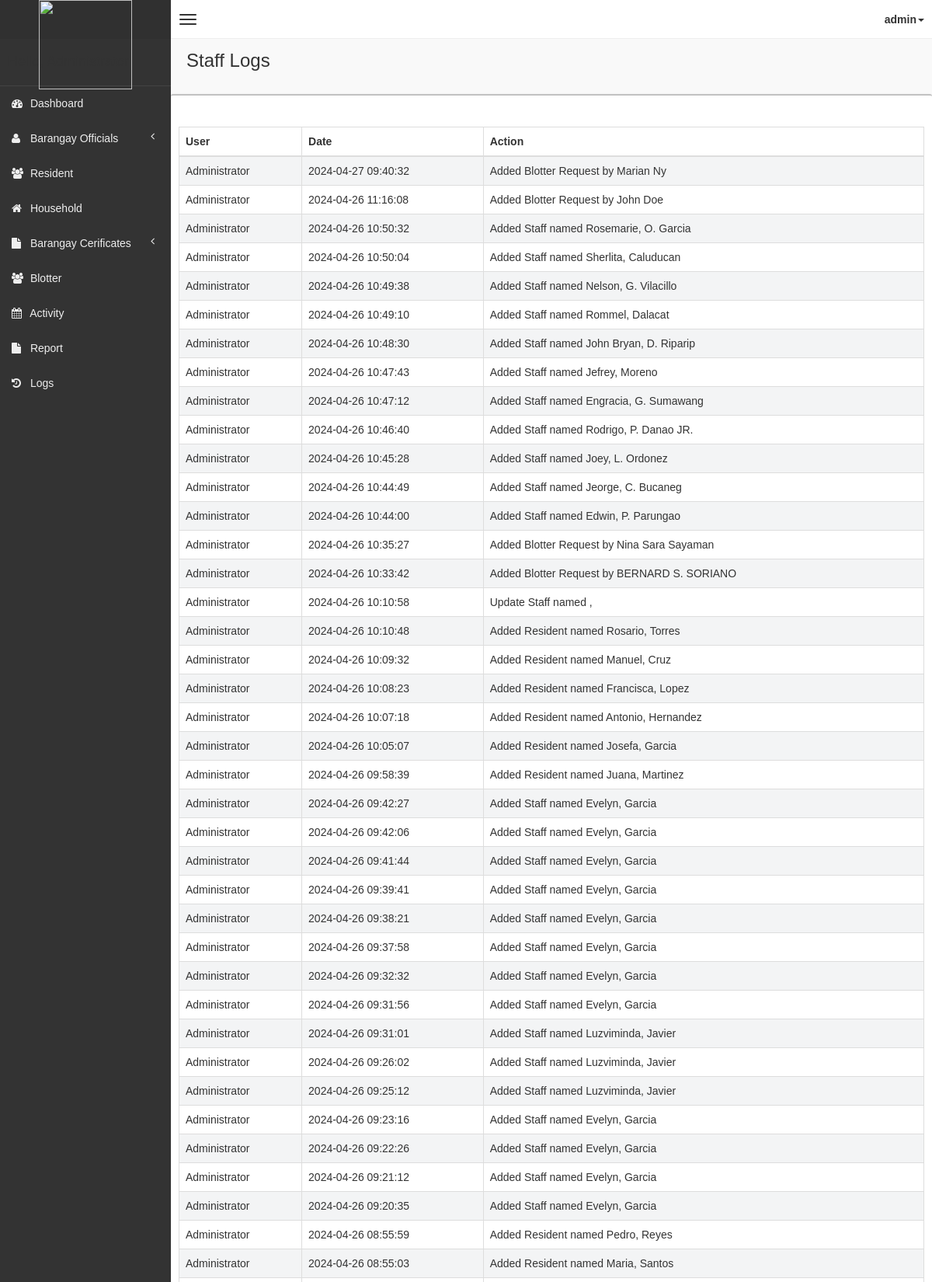
Screenshot of /pages/logs/logs.php (signed in, upper part) with the database file from the repository.
### tables this page shows
CREATE TABLE `tbllogs` (
  `id` int(11) NOT NULL,
  `user` varchar(50) NOT NULL,
  `logdate` datetime NOT NULL,
  `action` text NOT NULL
);

### pages/logs/logs.php (the view, shortened to what this page needs)
<!DOCTYPE html>
<html>
<?php
if (!isset($_SESSION['role'])) {
    header("Location: ../../login.php");
} else {
    include('../head_css.php'); ?>
    <body class="skin-black">
        <?php
        include "../connection.php";
        ?>
        <?php include('../header.php'); ?>
        <div class="wrapper row-offcanvas row-offcanvas-left">
            <?php include('../sidebar-left.php'); ?>
            <aside class="right-side">
                <section class="content-header">
                    <h1>
                        Staff Logs
                    </h1>
                </section>
                <section class="content">
                    <div class="row">
                        <div class="box">
                            <div class="box-header">
                                <div style="padding:10px;">
                                </div>
                            </div>
                            <div class="box-body table-responsive">
                                <form method="post">
                                    <table id="table" class="table table-bordered table-striped">
                                        <thead>
                                            <tr>
                                                <th>User</th>
                                                <th>Date</th>
                                                <th>Action</th>
                                            </tr>
                                        </thead>
                                        <tbody>
                                            <?php
                                            $squery = mysqli_query($con, "select * from tbllogs order by logdate desc");
                                            while ($row = mysqli_fetch_array($squery)) {
                                                echo '
                                                    <tr>
                                                        <td>' . $row['user'] . '</td>
                                                        <td>' . $row['logdate'] . '</td>
                                                        <td>' . $row['action'] . '</td>
                                                    </tr>
                                                    ';
                                            }
                                            ?>
                                        </tbody>
                                    </table>
                                </form>
                            </div>
                        </div>
                    </div>
                </section>
            </aside>
        </div>
    <?php }
include "../footer.php"; ?>
    </body>
</html>

### css/AdminLTE.css (style rules this page uses)
html, body { overflow-x: hidden !important; font-family: "Source Sans Pro", sans-serif; -webkit-font-smoothing: antialiased; min-height: 100%; background: #f9f9f9; }
.wrapper { min-height: 100%; }
.wrapper:before, .wrapper:after { display: table; content: " "; }
.wrapper:after { clear: both; }
.right-side, .left-side { min-height: 100%; display: block; }
.right-side { background-color: #f9f9f9; margin-left: 220px; }
.content { padding: 20px 15px; background: #f9f9f9; }
h1, h2, h3, h4, h5, h6, .h1, .h2, .h3, .h4, .h5, .h6 { font-family: "Source Sans Pro", sans-serif; }
.table-striped > tbody > tr:nth-child(odd) > td, .table-striped > tbody > tr:nth-child(odd) > th { background-color: #f3f4f5; }
.right-side > .content-header { position: relative; padding: 15px 15px 10px 20px; }
.right-side > .content-header > h1 { margin: 0; font-size: 24px; }
.box { position: relative; background: #ffffff; border-top: 2px solid #c1c1c1; margin-bottom: 20px; -webkit-border-radius: 3px; -moz-border-radius: 3px; border-radius: 3px; width: 100%; box-shadow: 0px 1px 3px rgba(0, 0, 0, 0.1); }
.box .box-header { position: relative; -webkit-border-top-left-radius: 3px; -webkit-border-top-right-radius: 3px; -webkit-border-bottom-right-radius: 0; -webkit-border-bottom-left-radius: 0; -moz-border-radius-topleft: 3px; -moz-border-radius-topright: 3px; -moz-border-radius-bottomright: 0; -moz-border-radius-bottomleft: 0; border-top-left-radius: 3px; border-top-right-radius: 3px; border-bottom-right-radius: 0; border-bottom-left-radius: 0; border-bottom: 0px solid #f4f4f4; color: #444; padding-bottom: 10px; }
.box .box-header:before, .box .box-header:after { display: table; content: " "; }
.box .box-header:after { clear: both; }
.box .box-body { padding: 10px; -webkit-border-top-left-radius: 0; -webkit-border-top-right-radius: 0; -webkit-border-bottom-right-radius: 3px; -webkit-border-bottom-left-radius: 3px; -moz-border-radius-topleft: 0; -moz-border-radius-topright: 0; -moz-border-radius-bottomright: 3px; -moz-border-radius-bottomleft: 3px; border-top-left-radius: 0; border-top-right-radius: 0; border-bottom-right-radius: 3px; border-bottom-left-radius: 3px; }
.box .box-body .table { margin-bottom: 0; }
.skin-black .right-side > .content-header { background: transparent; box-shadow: none; }

### rows the page displays
tbllogs: user "Administrator", logdate "2024-04-27 09:40:32", action "Added Blotter Request by Marian Ny"
tbllogs: user "Administrator", logdate "2024-04-26 11:16:08", action "Added Blotter Request by John Doe"
tbllogs: user "Administrator", logdate "2024-04-26 10:50:32", action "Added Staff named Rosemarie, O. Garcia"
tbllogs: user "Administrator", logdate "2024-04-26 10:50:04", action "Added Staff named Sherlita, Caluducan"
tbllogs: user "Administrator", logdate "2024-04-26 10:49:38", action "Added Staff named Nelson, G. Vilacillo"
tbllogs: user "Administrator", logdate "2024-04-26 10:49:10", action "Added Staff named Rommel, Dalacat"
tbllogs: user "Administrator", logdate "2024-04-26 10:48:30", action "Added Staff named John Bryan, D. Riparip"
tbllogs: user "Administrator", logdate "2024-04-26 10:47:43", action "Added Staff named Jefrey, Moreno"
tbllogs: user "Administrator", logdate "2024-04-26 10:47:12", action "Added Staff named Engracia, G. Sumawang"
tbllogs: user "Administrator", logdate "2024-04-26 10:46:40", action "Added Staff named Rodrigo, P. Danao JR."
tbllogs: user "Administrator", logdate "2024-04-26 10:45:28", action "Added Staff named Joey, L. Ordonez"
tbllogs: user "Administrator", logdate "2024-04-26 10:44:49", action "Added Staff named Jeorge, C. Bucaneg"
tbllogs: user "Administrator", logdate "2024-04-26 10:44:00", action "Added Staff named Edwin, P. Parungao"
tbllogs: user "Administrator", logdate "2024-04-26 10:35:27", action "Added Blotter Request by Nina Sara Sayaman"
tbllogs: user "Administrator", logdate "2024-04-26 10:33:42", action "Added Blotter Request by BERNARD S. SORIANO"
tbllogs: user "Administrator", logdate "2024-04-26 10:10:58", action "Update Staff named ,"
tbllogs: user "Administrator", logdate "2024-04-26 10:10:48", action "Added Resident named Rosario, Torres"
tbllogs: user "Administrator", logdate "2024-04-26 10:09:32", action "Added Resident named Manuel, Cruz"
tbllogs: user "Administrator", logdate "2024-04-26 10:08:23", action "Added Resident named Francisca, Lopez"
tbllogs: user "Administrator", logdate "2024-04-26 10:07:18", action "Added Resident named Antonio, Hernandez"
tbllogs: user "Administrator", logdate "2024-04-26 10:05:07", action "Added Resident named Josefa, Garcia"
tbllogs: user "Administrator", logdate "2024-04-26 09:58:39", action "Added Resident named Juana, Martinez"
tbllogs: user "Administrator", logdate "2024-04-26 09:42:27", action "Added Staff named Evelyn, Garcia"
tbllogs: user "Administrator", logdate "2024-04-26 09:42:06", action "Added Staff named Evelyn, Garcia"
tbllogs: user "Administrator", logdate "2024-04-26 09:41:44", action "Added Staff named Evelyn, Garcia"
tbllogs: user "Administrator", logdate "2024-04-26 09:39:41", action "Added Staff named Evelyn, Garcia"
tbllogs: user "Administrator", logdate "2024-04-26 09:38:21", action "Added Staff named Evelyn, Garcia"
tbllogs: user "Administrator", logdate "2024-04-26 09:37:58", action "Added Staff named Evelyn, Garcia"
tbllogs: user "Administrator", logdate "2024-04-26 09:32:32", action "Added Staff named Evelyn, Garcia"
tbllogs: user "Administrator", logdate "2024-04-26 09:31:56", action "Added Staff named Evelyn, Garcia"
tbllogs: user "Administrator", logdate "2024-04-26 09:31:01", action "Added Staff named Luzviminda, Javier"
tbllogs: user "Administrator", logdate "2024-04-26 09:26:02", action "Added Staff named Luzviminda, Javier"
tbllogs: user "Administrator", logdate "2024-04-26 09:25:12", action "Added Staff named Luzviminda, Javier"
tbllogs: user "Administrator", logdate "2024-04-26 09:23:16", action "Added Staff named Evelyn, Garcia"
tbllogs: user "Administrator", logdate "2024-04-26 09:22:26", action "Added Staff named Evelyn, Garcia"
tbllogs: user "Administrator", logdate "2024-04-26 09:21:12", action "Added Staff named Evelyn, Garcia"
tbllogs: user "Administrator", logdate "2024-04-26 09:20:35", action "Added Staff named Evelyn, Garcia"
tbllogs: user "Administrator", logdate "2024-04-26 08:55:59", action "Added Resident named Pedro, Reyes"
tbllogs: user "Administrator", logdate "2024-04-26 08:55:03", action "Added Resident named Maria, Santos"

### other values shown
$_SESSION['username'] "admin"
